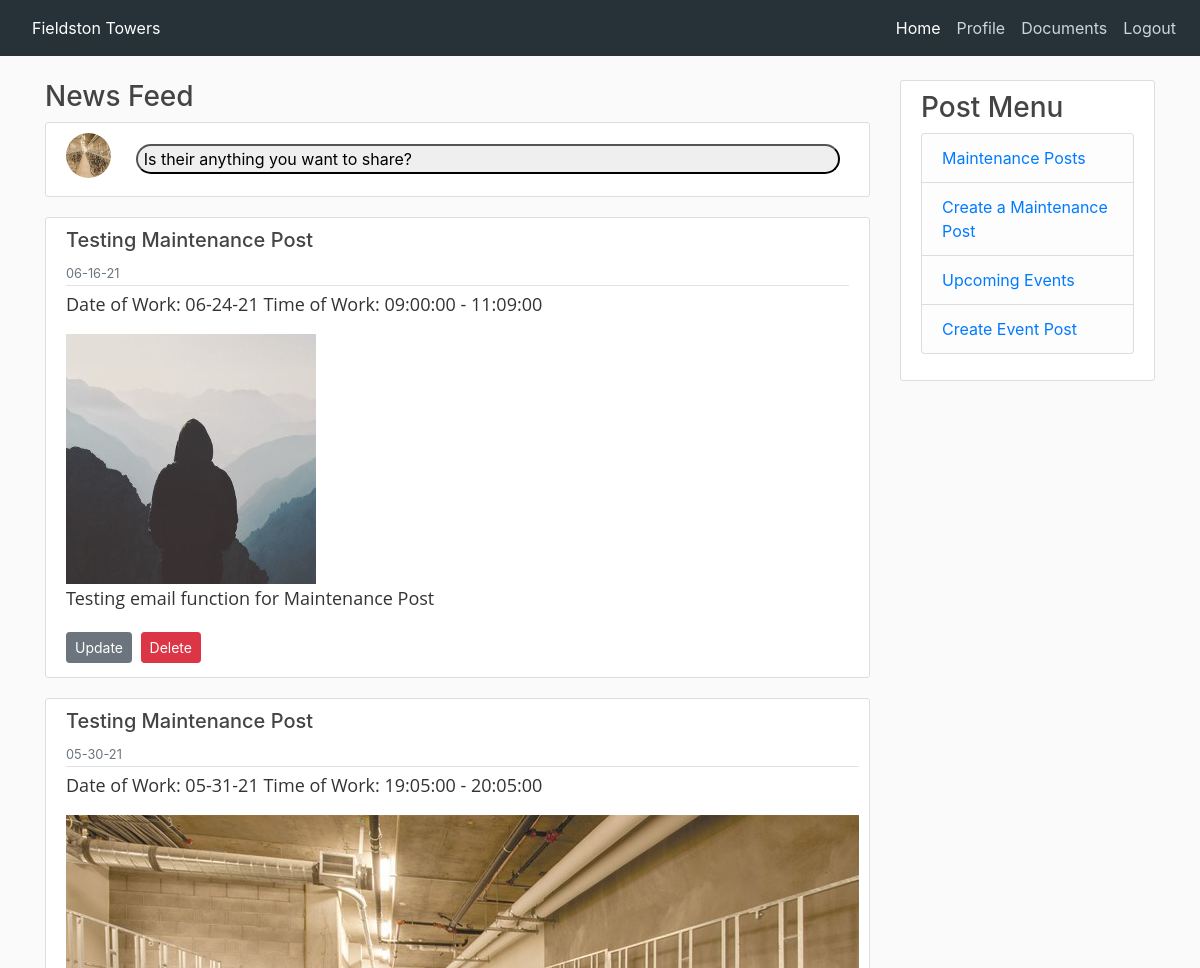
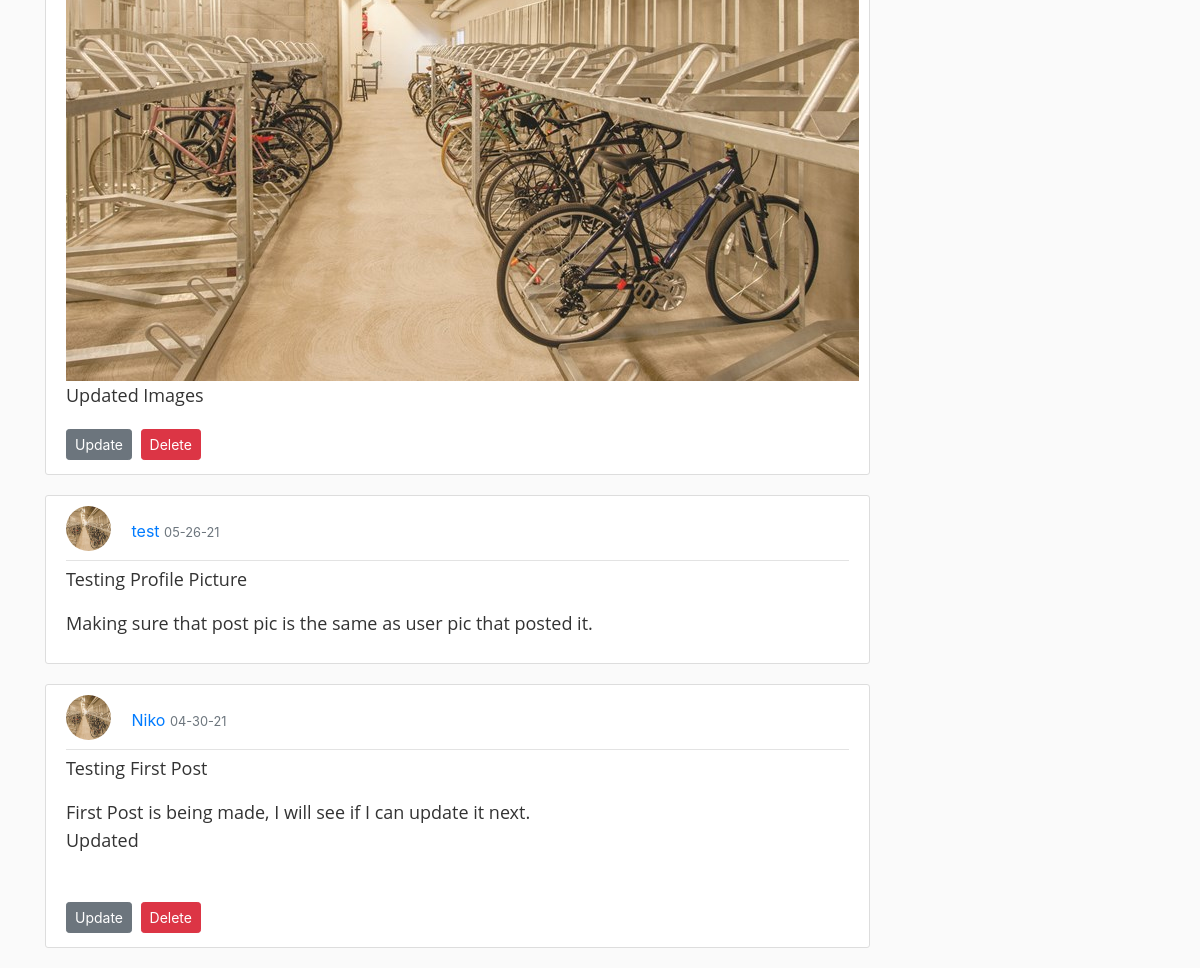
Screenshot of /home (signed in) with the database file from the repository (2 pictures, top to bottom).
### app/models.py (models this page shows, shortened)
class User(UserMixin, db.Model):
    id = db.Column(db.Integer, primary_key=True)
    username = db.Column(db.String(20), unique=True, nullable=False)
    first_name = db.Column(db.String(60), nullable=False)
    last_name = db.Column(db.String(60), nullable=False)
    phone_number = db.Column(db.String())
    email = db.Column(db.String(120), unique=True, nullable=False)
    profile_img = db.Column(db.String(20), default='default.jpg')
    password_hash = db.Column(db.String(128), nullable=False)
    email_notification = db.Column(db.Boolean, default=False)
    text_notification = db.Column(db.Boolean, default=False)
    posts = db.relationship('CommunityBoard', backref='author', lazy=True)
    maintenances = db.relationship('Maintenance', backref='author', lazy=True)
    events = db.relationship('Event', backref='author', lazy=True)
    admin = db.Column(db.Boolean, default=False)

class Maintenance(db.Model):
    id = db.Column(db.Integer, primary_key=True)
    maintenance_img = db.Column(db.String(20), nullable=False, default='default.jpg')
    title = db.Column(db.String(120))
    body = db.Column(db.String)
    start = db.Column(db.Time)
    end = db.Column(db.Time)
    date = db.Column(db.DateTime)
    timestamp = db.Column(db.DateTime, default=datetime.utcnow())
    user_id = db.Column(db.Integer, db.ForeignKey('user.id'))

class CommunityBoard(db.Model):
    id = db.Column(db.Integer, primary_key=True)
    title = db.Column(db.String)
    post_img = db.Column(db.String(20), nullable=True)
    body = db.Column(db.String)
    user_id = db.Column(db.Integer, db.ForeignKey('user.id'))
    timestamp = db.Column(db.DateTime, default=datetime.utcnow())

### app/routes.py (the view, shortened to what this page needs)
@app.route('/home', methods=['GET', 'POST'])
@login_required
def home():
    image_file = url_for('static', filename='profile_pics/default.jpg')
    form = CommunityBoardForm()
    posts = CommunityBoard.query.order_by(CommunityBoard.timestamp.desc()).all()
    maintenance_post = Maintenance.query.order_by(Maintenance.timestamp.desc()).all()
    return render_template('home.html', form=form, posts=posts, maintenance_post=maintenance_post,
                           image_file=image_file)

### app/models.py (called while the page is built)
@login.user_loader
def load_user(id):
    return User.query.get(int(id))

### app/templates/home.html (shortened to what this page needs)
{% extends "base_login.html" %}
{% block content %}
<main>
    <h3>News Feed</h3>
    <article class="media content-section">
        <img class="rounded-circle article-img"
             src="{{ url_for('static', filename='profile_pics/' + current_user.profile_img) }}">
        <button class="open-button buttonStyle" id="myBtn">
            Is their anything you want to share?
        </button>
    </article>
    {% for post in maintenance_post %}
    <article class="media content-section">
        <div class="media-body">
            <div class="article-metadata">
                <h5 class="">{{ post.title}}</h5>
                <small class="text-muted">{{ post.timestamp.strftime('%m-%d-%y') }}</small>
            </div>
            <p class="article-content">Date of Work: {{ post.date.strftime('%m-%d-%y') }} Time of Work: {{post.start}} - {{post.end}}</p>
            {% if post.maintenance_img != None %}
                <img  src="{{ url_for('static', filename='maintenance_pic/' + post.maintenance_img) }}">
            {% endif %}
            <p class="article-content">{{ post.body }}</p>
            {% if post.author == current_user %}
            <div>
                <a class="btn btn-secondary btn-sm mt-1 mb-1"
                   href="{{ url_for('maintenance_update', post_id=post.id) }}">Update</a>
                <button type="button" class="btn btn-danger btn-sm m-1" data-toggle="modal"
                        data-target="#deleteModalMaintenance">
                    Delete
                </button>
            </div>
            {% endif %}
        </div>
    </article>
    {% endfor %}
    {% for post in posts %}
    <article class="media content-section">
        <div class="media-body">
            <div class="article-metadata">
                <img class="rounded-circle article-img"
                     src="{{ url_for('static', filename='profile_pics/' + post.author.profile_img) }}">
                <a href="{{ url_for('user', username=post.author.username) }}">{{ post.author.username }}</a>
                <small class="text-muted">{{ post.timestamp.strftime('%m-%d-%y') }}</small>
            </div>
            <p class="article-content">{{ post.title}}</p>
            <p class="article-content">{{ post.body }}</p>
            {% if post.author == current_user %}
            <div>
                <a class="btn btn-secondary btn-sm mt-1 mb-1" href="{{ url_for('update_post', post_id=post.id) }}">Update</a>
                <button type="button" class="btn btn-danger btn-sm m-1" data-toggle="modal" data-target="#deleteModal">
                    Delete
                </button>
            </div>
            {% endif %}
        </div>
    </article>
    {% endfor %}
</main>
{% endblock content %}

### app/static/css/base_login.css (style rules this page uses)
body { background: #fafafa; color: #333333; margin-top: 5rem; }
h1, h2, h3, h4, h5, h6 { color: #444444; }
.content-section { background: #ffffff; padding: 10px 20px; border: 1px solid #dddddd; border-radius: 3px; margin-bottom: 20px; }
.article-content { white-space: pre-line; font-size: 18px; font-weight: 400; line-height: 28px; font-family: 'Open Sans', sans-serif; }
.article-img { height: 45px; width: 45px; margin-right: 16px; margin-bottom: 8px; }
.article-metadata { padding-bottom: 1px; margin-bottom: 4px; border-bottom: 1px solid #e3e3e3 }
.buttonStyle { display: flex; margin: auto; width: 90%; border-radius: 20px; }

### rows the page displays
User: profile_img (picture)
Maintenance: title "Testing Maintenance Post", timestamp "06-16-21", date "06-24-21", start "09:00:00", end "11:09:00", maintenance_img (placeholder picture), body "Testing email function for Maintenance Post"
Maintenance: title "Testing Maintenance Post", timestamp "05-30-21", date "05-31-21", start "19:05:00", end "20:05:00", maintenance_img (picture), body "Updated Images"
CommunityBoard: profile_img (picture), author.username "test", timestamp "05-26-21", title "Testing Profile Picture", body "Making sure that post pic is the same as user pic that posted it."
CommunityBoard: profile_img (picture), author.username "Niko", timestamp "04-30-21", title "Testing First Post", body "First Post is being made, I will see if I can update it next. Updated"
